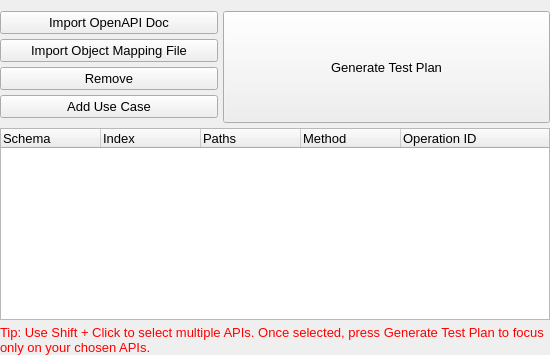
            <widget class="QWidget" name="layoutWidget">
             <layout class="QGridLayout" name="gridLayout_4" rowstretch="0,0,0,0,0,0,0" columnstretch="4,6">
              <property name="sizeConstraint">
               <enum>QLayout::SetDefaultConstraint</enum>
              </property>
              <property name="leftMargin">
               <number>0</number>
              </property>
              <property name="rightMargin">
               <number>0</number>
              </property>
              <property name="bottomMargin">
               <number>0</number>
              </property>
              <property name="spacing">
               <number>5</number>
              </property>
              <item row="5" column="0" colspan="2">
               <widget class="QTreeWidget" name="table_api_tree">
                <property name="sizePolicy">
                 <sizepolicy hsizetype="Minimum" vsizetype="Expanding">
                  <horstretch>0</horstretch>
                  <verstretch>0</verstretch>
                 </sizepolicy>
                </property>
                <property name="minimumSize">
                 <size>
                  <width>550</width>
                  <height>0</height>
                 </size>
                </property>
                <property name="font">
                 <font>
                  <family>Segoe UI</family>
                  <pointsize>10</pointsize>
                 </font>
                </property>
                <property name="editTriggers">
                 <set>QAbstractItemView::DoubleClicked|QAbstractItemView::EditKeyPressed</set>
                </property>
                <property name="dragEnabled">
                 <bool>false</bool>
                </property>
                <property name="selectionMode">
                 <enum>QAbstractItemView::ContiguousSelection</enum>
                </property>
                <column>
                 <property name="text">
                  <string>Schema</string>
                 </property>
                </column>
                <column>
                 <property name="text">
                  <string>Index</string>
                 </property>
                </column>
                <column>
                 <property name="text">
                  <string>Paths</string>
                 </property>
                </column>
                <column>
                 <property name="text">
                  <string>Method</string>
                 </property>
                </column>
                <column>
                 <property name="text">
                  <string>Operation ID</string>
                 </property>
                </column>
               </widget>
              </item>
              <item row="0" column="0">
               <widget class="QPushButton" name="btn_import_openapi_doc">
                <property name="font">
                 <font>
                  <family>Segoe UI</family>
                  <pointsize>10</pointsize>
                 </font>
                </property>
                <property name="text">
                 <string>Import OpenAPI Doc</string>
                </property>
                <property name="icon">
                 <iconset theme="document-new">
                  <normaloff>../../../Users/Users/Users/Tommy Lu/.designer/backup</normaloff>../../../Users/Users/Users/Tommy Lu/.designer/backup</iconset>
                </property>
               </widget>
              </item>
              <item row="2" column="0">
               <widget class="QPushButton" name="btn_api_table_remove">
                <property name="font">
                 <font>
                  <family>Segoe UI</family>
                  <pointsize>10</pointsize>
                 </font>
                </property>
                <property name="text">
                 <string>Remove</string>
                </property>
               </widget>
              </item>
              <item row="0" column="1" rowspan="5">
               <widget class="QPushButton" name="btn_generate_test_plan">
                <property name="sizePolicy">
                 <sizepolicy hsizetype="Minimum" vsizetype="Minimum">
                  <horstretch>0</horstretch>
                  <verstretch>0</verstretch>
                 </sizepolicy>
                </property>
                <property name="font">
                 <font>
                  <family>Segoe UI</family>
                  <pointsize>10</pointsize>
                 </font>
                </property>
                <property name="text">
                 <string>Generate Test Plan</string>
                </property>
               </widget>
              </item>
              <item row="3" column="0">
               <widget class="QPushButton" name="btn_api_table_add_use_case">
                <property name="font">
                 <font>
                  <family>Segoe UI</family>
                  <pointsize>10</pointsize>
                 </font>
                </property>
                <property name="text">
                 <string>Add Use Case</string>
                </property>
               </widget>
              </item>
              <item row="1" column="0">
               <widget class="QPushButton" name="btn_import_object_mapping_file">
                <property name="font">
                 <font>
                  <family>Segoe UI</family>
                  <pointsize>10</pointsize>
                 </font>
                </property>
                <property name="text">
                 <string>Import Object Mapping File</string>
                </property>
                <property name="icon">
                 <iconset theme="document-new">
                  <normaloff>../../../Users/Users/Users/Tommy Lu/.designer/backup</normaloff>../../../Users/Users/Users/Tommy Lu/.designer/backup</iconset>
                </property>
               </widget>
              </item>
              <item row="6" column="0" colspan="2">
               <widget class="QLabel" name="label_17">
                <property name="font">
                 <font>
                  <family>Segoe UI</family>
                  <pointsize>10</pointsize>
                 </font>
                </property>
                <property name="styleSheet">
                 <string notr="true">color:red;</string>
                </property>
                <property name="text">
                 <string>Tip: Use Shift + Click to select multiple APIs. Once selected, press Generate Test Plan to focus only on your chosen APIs.</string>
                </property>
                <property name="wordWrap">
                 <bool>true</bool>
                </property>
               </widget>
              </item>
             </layout>
            </widget>
